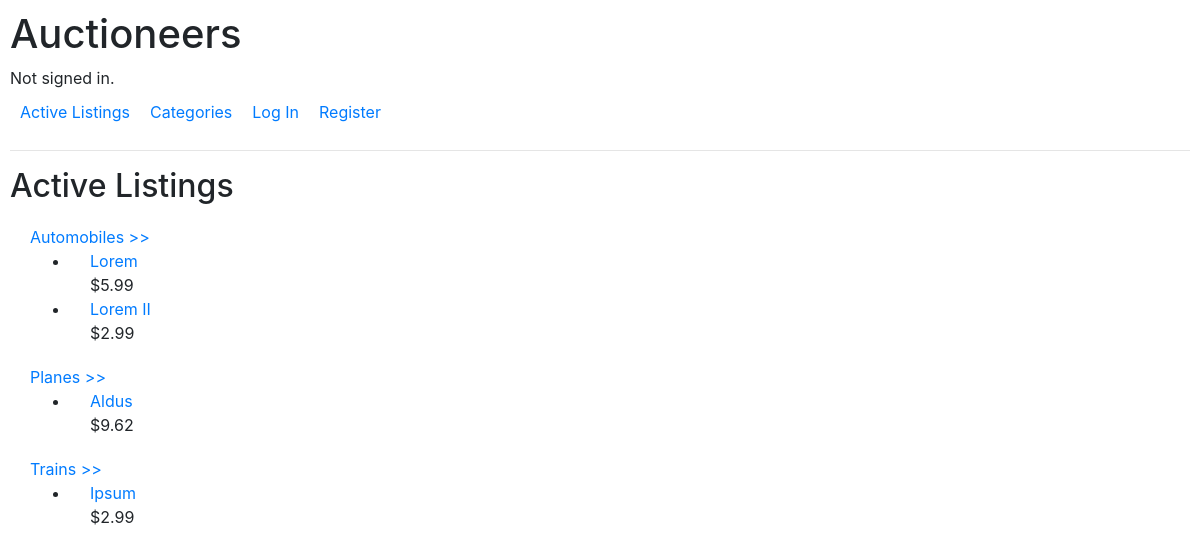
The app's page /, older data.
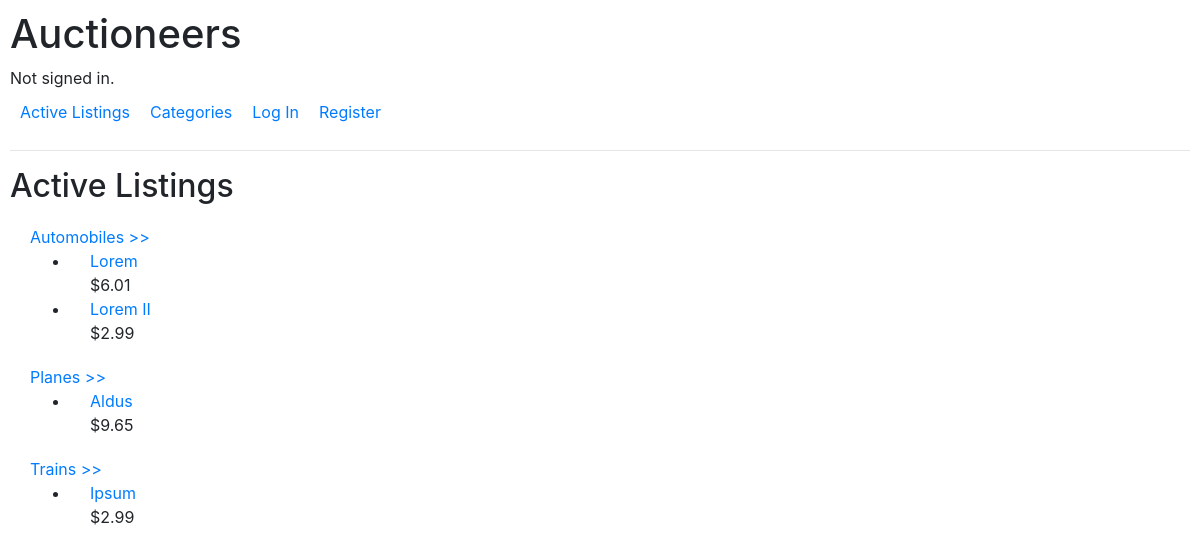
The same page, newer data.
### auctions/models.py (models this page shows, shortened)
class Auction_Listing(models.Model):
    title = models.CharField(max_length = 25)
    description = models.TextField()
    category = models.ForeignKey(Category, on_delete=models.PROTECT, related_name="listings")
    current_bid = models.ForeignKey("Bid", on_delete=models.PROTECT, related_name="listings", null=True, blank=True)
    seller = models.ForeignKey(User, on_delete=models.CASCADE, related_name="listings")
    quantity = models.IntegerField()
    price = models.DecimalField(max_digits=10, decimal_places=2)
    timestamp = models.DateTimeField(auto_now_add=True)
    closing_date = models.DateTimeField(blank=False)
    is_open = models.BooleanField(default=True)

### auctions/views.py (the view)
# urls.py: path("", views.index, name="index"),
def index(request):
    categories = Category.objects.order_by('title')
    return render(request, "auctions/index.html", {
        "categories":categories,
        "listings":Auction_Listing.objects.all(),
    })

### auctions/templates/auctions/index.html
{% extends "auctions/layout.html" %}
{% block body %}
    <h2>Active Listings</h2>
    {% for category in categories %}
        {% if category.listings.count > 0 %}
            <div id="listing_block">
                <a id="listing_category" href="{% url 'category_detail' category.id %}">{{ category.title }} >></a>
                <ul>
                    {% for listing in listings %}
                    {% if listing.category.id == category.id %}
                    <li>
                        <div id="listing_title">
                            <a href="{% url 'listing_detail' listing.id %}">{{ listing.title }}</a>
                        </div>
                        <div id="listing_price">${{ listing.price }}</div>
                    </li>
                    {% endif %}
                    {% endfor %}
                </ul>
            </div>
        {% endif %}
    {% endfor %}
{% endblock %}

Row changes from the older to the newer data that the page shows:
changed Auction_Listing "Lorem": price "5.99" → "6.01"
changed Auction_Listing "Aldus": price "9.62" → "9.65"
